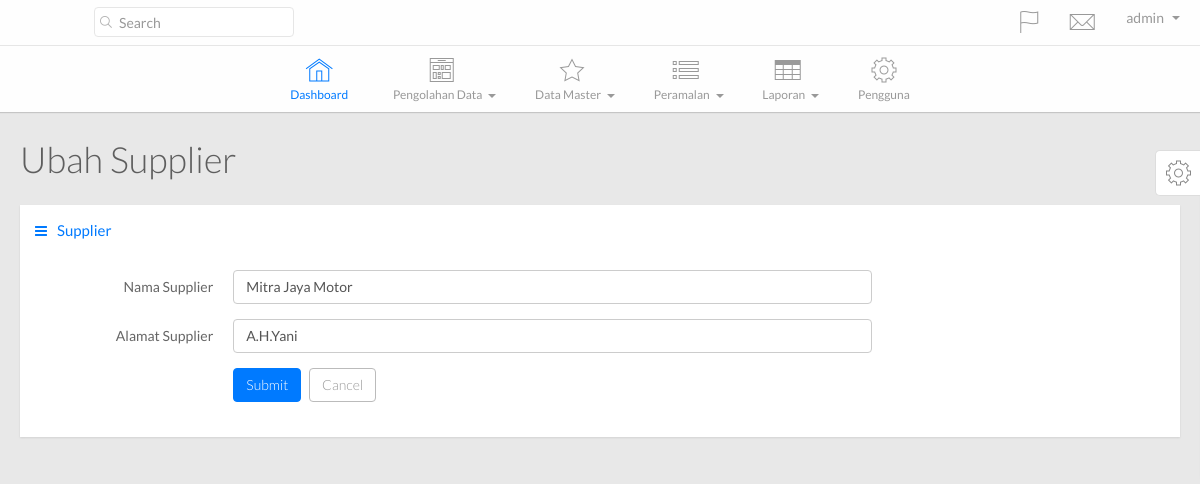
/main.php?hal=ubah_supplier&kode=SUP001 (signed in), run on an earlier commit of the app's database.
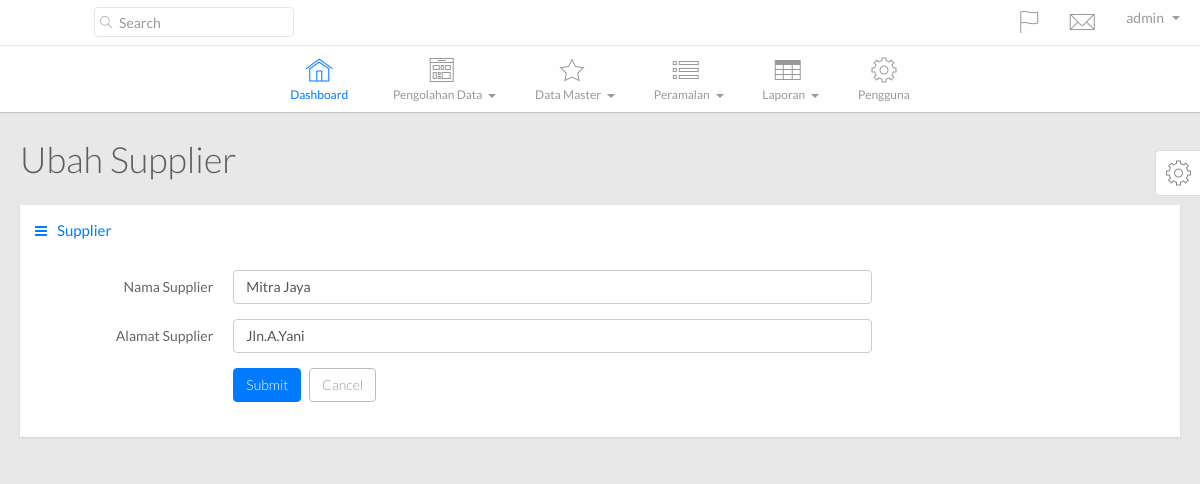
And on a later commit of the database.
### tables this page shows
CREATE TABLE IF NOT EXISTS `tb_supplier` (
  `kode_supplier` varchar(30) NOT NULL,
  `nama_supplier` varchar(75) NOT NULL,
  `alamat_supplier` varchar(300) NOT NULL,
  `kode_admin` varchar(30) NOT NULL,
  PRIMARY KEY (`kode_supplier`),
  KEY `admin_id` (`kode_admin`)
);

### config/SimplePDO.php (called while the page is built, shortened)
<?php
class SimplePDO {
    private $pdo = null;
    static $inst = null;
    static $settings = array(
        'host' => '',
        'user' => '',
        'password' => '',
        'database' => '',
        'results' => 'object',
        'charset' => 'utf8'
    );
    public function __construct()
    {
        $fetch_mode = ( self::$settings["results"] == 'object' ) ? PDO::FETCH_OBJ : PDO::FETCH_ASSOC;
        $options = array(
            PDO::ATTR_DEFAULT_FETCH_MODE => $fetch_mode,
            PDO::ATTR_ERRMODE => PDO::ERRMODE_EXCEPTION,
            PDO::MYSQL_ATTR_INIT_COMMAND => "SET NAMES ".self::$settings["charset"],
            PDO::ATTR_EMULATE_PREPARES => false
        );
        $dsn = 'mysql:dbname='.self::$settings["database"].';host='.self::$settings["host"].';charset='.self::$settings["charset"];
        try {
            $this->pdo = new PDO( $dsn, self::$settings["user"], self::$settings["password"], $options );
        } catch( PDOException $e ) {
            trigger_error( $e->getMessage() );
        }
    }
    public function query( $query, $bindings = array(), $internal_call = false )
    {
        try {
            $this->c_query = $this->pdo->prepare( $query );
            if( empty( $bindings ) )
            {
                $this->c_query->execute();
            }
            else
            {
                $this->c_query->execute( (array)$bindings );
            }
            if( $internal_call === true )
            {
                return $this->c_query;
            }
            elseif( $this->c_query && $this->lastid() )
            {
                return $this->lastid();
            }
            else
            {
                return false;
            }
        } catch( PDOException $e ) {
            trigger_error( $e->getMessage() );
        }
    }
    public function get_row( $query, $bindings = array() )
    {
        $this->c_query = $this->query( $query, $bindings, true );
        if( $this->c_query )
        {
            return $this->c_query->fetch();
        }
        else
        {
            return false;
        }
    }
    static function getInstance()
    {
        if( self::$inst == null )
        {
            self::$inst = new SimplePDO();
        }
        return self::$inst;
    }
    static function set_options( $array = array() )
    {
        if( !empty( $array ) )
        {
            foreach( $array as $k => $v )
            {
                if( isset( self::$settings[$k] ) )
                {
                    self::$settings[$k] = $v;
                }
            }
        }
    }
}

### template/ubah_supplier.php (the view, shortened to what this page needs)
<?php $database = SimplePDO::getInstance();
	  $row = $database->get_row("SELECT * FROM tb_supplier WHERE kode_supplier=?",array($_GET['kode']));
?>
<div class="page-title">
  <h1>
    Ubah Supplier
  </h1>
</div>
<div class="row">
  <div class="col-lg-12">
    <div class="widget-container fluid-height clearfix">
      <div class="heading">
        <i class="fa fa-bars"></i>Supplier
      </div>
      <div class="widget-content padded">
        <form action="proses/ubah_supplier.php" class="form-horizontal" method="post">
          <div class="form-group">
            <label class="control-label col-md-2">Nama Supplier</label>
            <div class="col-md-7">
              <input class="form-control" placeholder="nama supplier" type="text" name="nama_supplier" value="<?php echo $row->nama_supplier;?>"/>
            </div>
          </div>
          <div class="form-group">
            <label class="control-label col-md-2">Alamat Supplier</label>
            <div class="col-md-7">
              <input class="form-control" placeholder="alamat" type="text" name="alamat" value="<?php echo $row->alamat_supplier;?>" />
            </div>
          </div>
          <div class="form-group">
            <label class="control-label col-md-2"></label>
            <div class="col-md-7">
              <button class="btn btn-primary" type="submit" name="submit">Submit</button>
              <a href="main.php?hal=daftar_supplier" class="btn btn-default-outline">Cancel</a>
            </div>
          </div>
        </form>
      </div>
    </div>
  </div>
</div>

What changed in the data, as far as the page shows it:
changed tb_supplier: nama_supplier "Mitra Jaya Motor" → "Mitra Jaya"; alamat "A.H.Yani" → "Jln.A.Yani"
